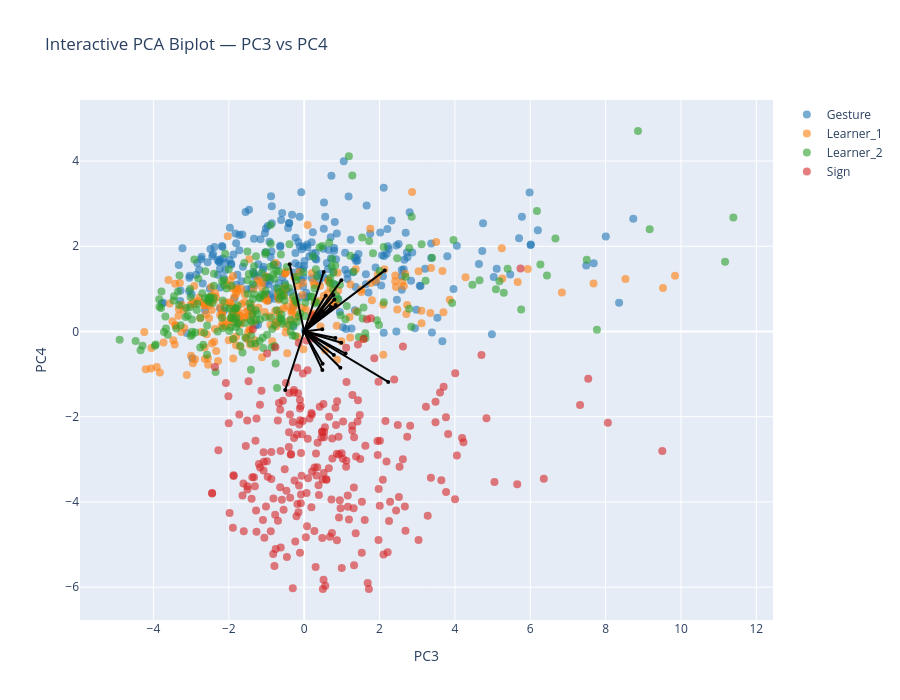

The code cell stored with this chart in its notebook:
### Markdown cell above
## PC3-PC4

### Code cell
interactive_PCA_biplot(score=x_new_GS, 
                       coeff=loadings_GS, 
                       labels=feature_names, 
                       y=y, 
                       selected_vars=selected_vars, 
                       pc_x=3, 
                       pc_y=4,
                       le=le,
                       show_labels=False)

### Figure 1 — Plotly figure (JSON) as saved in the notebook; plotly's stock layout.template omitted (floating-point values rounded to 4 significant figures; data arrays with more than 128 entries replaced by an {"elided": "..."} marker saying what was removed)
{"data": [{"hoverinfo": "text", "marker": {"color": "#1f77b4", "opacity": 0.6, "size": 8}, "mode": "markers", "name": "Gesture", "showlegend": true, "text": {"elided": "250 str values"}, "type": "scatter", "x": {"elided": "250 float values"}, "y": {"elided": "250 float values"}}, {"hoverinfo": "text", "marker": {"color": "#ff7f0e", "opacity": 0.6, "size": 8}, "mode": "markers", "name": "Learner_1", "showlegend": true, "text": {"elided": "249 str values"}, "type": "scatter", "x": {"elided": "249 float values"}, "y": {"elided": "249 float values"}}, {"hoverinfo": "text", "marker": {"color": "#2ca02c", "opacity": 0.6, "size": 8}, "mode": "markers", "name": "Learner_2", "showlegend": true, "text": {"elided": "247 str values"}, "type": "scatter", "x": {"elided": "247 float values"}, "y": {"elided": "247 float values"}}, {"hoverinfo": "text", "marker": {"color": "#d62728", "opacity": 0.6, "size": 8}, "mode": "markers", "name": "Sign", "showlegend": true, "text": {"elided": "243 str values"}, "type": "scatter", "x": {"elided": "243 float values"}, "y": {"elided": "243 float values"}}, {"hoverinfo": "text", "hovertext": "gross__variability__arm_speed_Gstd", "line": {"color": "black"}, "marker": {"size": 4}, "mode": "lines+markers", "showlegend": false, "textposition": "top center", "type": "scatter", "x": [0, 0.4793], "y": [0, 0.05323]}, {"hoverinfo": "text", "hovertext": "gross__magnitude__arm_speed_peak_mean", "line": {"color": "black"}, "marker": {"size": 4}, "mode": "lines+markers", "showlegend": false, "textposition": "top center", "type": "scatter", "x": [0, 0.4893], "y": [0, -0.7568]}, {"hoverinfo": "text", "hovertext": "gross__rhythm__arm_speed_mod_depth", "line": {"color": "black"}, "marker": {"size": 4}, "mode": "lines+markers", "showlegend": false, "textposition": "top center", "type": "scatter", "x": [0, -0.5032], "y": [0, -1.373]}, {"hoverinfo": "text", "hovertext": "gross__magnitude__arm_acc_Gmean", "line": {"color": "black"}, "marker": {"size": 4}, "mode": "lines+markers", "showlegend": false, "textposition": "top center", "type": "scatter", "x": [0, 2.231], "y": [0, -1.183]}, {"hoverinfo": "text", "hovertext": "gross__variability__arm_acc_Gstd", "line": {"color": "black"}, "marker": {"size": 4}, "mode": "lines+markers", "showlegend": false, "textposition": "top center", "type": "scatter", "x": [0, 0.4905], "y": [0, 0.4749]}, {"hoverinfo": "text", "hovertext": "gross__magnitude__arm_acc_peak_mean", "line": {"color": "black"}, "marker": {"size": 4}, "mode": "lines+markers", "showlegend": false, "textposition": "top center", "type": "scatter", "x": [0, 0.7878], "y": [0, -0.5544]}, {"hoverinfo": "text", "hovertext": "gross__variability__arm_acc_peak_std", "line": {"color": "black"}, "marker": {"size": 4}, "mode": "lines+markers", "showlegend": false, "textposition": "top center", "type": "scatter", "x": [0, -0.3832], "y": [0, 1.58]}, {"hoverinfo": "text", "hovertext": "gross__rhythm__arm_acc_mod_depth", "line": {"color": "black"}, "marker": {"size": 4}, "mode": "lines+markers", "showlegend": false, "textposition": "top center", "type": "scatter", "x": [0, 0.4827], "y": [0, -0.9063]}, {"hoverinfo": "text", "hovertext": "gross__magnitude__arm_speed_integral", "line": {"color": "black"}, "marker": {"size": 4}, "mode": "lines+markers", "showlegend": false, "textposition": "top center", "type": "scatter", "x": [0, 2.14], "y": [0, 1.433]}, {"hoverinfo": "text", "hovertext": "gross__magnitude__bbmv_arms_total", "line": {"color": "black"}, "marker": {"size": 4}, "mode": "lines+markers", "showlegend": false, "textposition": "top center", "type": "scatter", "x": [0, 0.9875], "y": [0, 1.202]}, {"hoverinfo": "text", "hovertext": "fine__handshape__fingertip_spread_mean", "line": {"color": "black"}, "marker": {"size": 4}, "mode": "lines+markers", "showlegend": false, "textposition": "top center", "type": "scatter", "x": [0, 1.1], "y": [0, -0.5167]}, {"hoverinfo": "text", "hovertext": "fine__variability__fingertip_spread_std", "line": {"color": "black"}, "marker": {"size": 4}, "mode": "lines+markers", "showlegend": false, "textposition": "top center", "type": "scatter", "x": [0, 0.8294], "y": [0, -0.1519]}, {"hoverinfo": "text", "hovertext": "fine__handshape__thumb_index_mean", "line": {"color": "black"}, "marker": {"size": 4}, "mode": "lines+markers", "showlegend": false, "textposition": "top center", "type": "scatter", "x": [0, 0.9849], "y": [0, -0.2653]}, {"hoverinfo": "text", "hovertext": "fine__variability__thumb_index_std", "line": {"color": "black"}, "marker": {"size": 4}, "mode": "lines+markers", "showlegend": false, "textposition": "top center", "type": "scatter", "x": [0, 0.7776], "y": [0, 0.8575]}, {"hoverinfo": "text", "hovertext": "fine__handshape__mcp_tip_mean", "line": {"color": "black"}, "marker": {"size": 4}, "mode": "lines+markers", "showlegend": false, "textposition": "top center", "type": "scatter", "x": [0, 0.8025], "y": [0, 0.7533]}, {"hoverinfo": "text", "hovertext": "fine__variability__mcp_tip_std", "line": {"color": "black"}, "marker": {"size": 4}, "mode": "lines+markers", "showlegend": false, "textposition": "top center", "type": "scatter", "x": [0, 0.5189], "y": [0, 1.397]}, {"hoverinfo": "text", "hovertext": "fine__handshape__thumb_opposition_mean", "line": {"color": "black"}, "marker": {"size": 4}, "mode": "lines+markers", "showlegend": false, "textposition": "top center", "type": "scatter", "x": [0, 0.9602], "y": [0, -0.8499]}, {"hoverinfo": "text", "hovertext": "fine__handshape__handshape_size_mean", "line": {"color": "black"}, "marker": {"size": 4}, "mode": "lines+markers", "showlegend": false, "textposition": "top center", "type": "scatter", "x": [0, 0.7112], "y": [0, 0.5739]}, {"hoverinfo": "text", "hovertext": "fine__variability__handshape_size_std", "line": {"color": "black"}, "marker": {"size": 4}, "mode": "lines+markers", "showlegend": false, "textposition": "top center", "type": "scatter", "x": [0, 0.5713], "y": [0, 0.8415]}, {"hoverinfo": "text", "hovertext": "fine__variability__handshape_variability", "line": {"color": "black"}, "marker": {"size": 4}, "mode": "lines+markers", "showlegend": false, "textposition": "top center", "type": "scatter", "x": [0, 0.8368], "y": [0, 0.6191]}], "layout": {"height": 700, "hovermode": "closest", "title": {"text": "Interactive PCA Biplot — PC3 vs PC4"}, "width": 900, "xaxis": {"title": {"text": "PC3"}}, "yaxis": {"title": {"text": "PC4"}}}}
